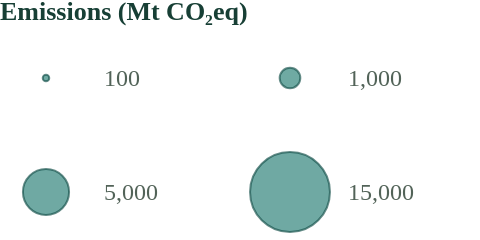

Vega-Lite specification for this chart:
### Vega specification from a JSON file in a GitHub repository (floating-point values rounded to 4 significant figures)
{"$schema": "https://vega.github.io/schema/vega/v5.json", "width": 240, "height": 120, "padding": 0, "background": "transparent", "scales": [{"name": "size", "type": "linear", "domain": [0, 15980.0], "range": [0, 1700], "zero": true}], "data": [{"name": "key", "values": [{"value": 100, "x": 23, "y": 39, "label": "100"}, {"value": 1000, "x": 145, "y": 39, "label": "1,000"}, {"value": 5000, "x": 23, "y": 96, "label": "5,000"}, {"value": 15000, "x": 145, "y": 96, "label": "15,000"}]}], "marks": [{"type": "text", "encode": {"update": {"x": {"value": 0}, "y": {"value": 0}, "baseline": {"value": "top"}, "text": {"value": "Emissions (Mt CO₂eq)"}, "font": {"value": "Manrope"}, "fontSize": {"value": 13}, "fontWeight": {"value": 600}, "fill": {"value": "#173f35"}}}}, {"type": "symbol", "from": {"data": "key"}, "encode": {"update": {"x": {"field": "x"}, "y": {"field": "y"}, "size": {"scale": "size", "field": "value"}, "shape": {"value": "circle"}, "fill": {"value": "#227c72"}, "stroke": {"value": "#124e48"}, "opacity": {"value": 0.65}}}}, {"type": "text", "from": {"data": "key"}, "encode": {"update": {"x": {"signal": "datum.x + 29"}, "y": {"field": "y"}, "text": {"field": "label"}, "baseline": {"value": "middle"}, "font": {"value": "Manrope"}, "fontSize": {"value": 12}, "fill": {"value": "#526358"}}}}]}
